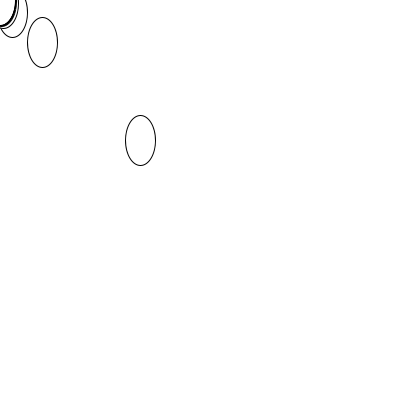
Frame 1 (no input)
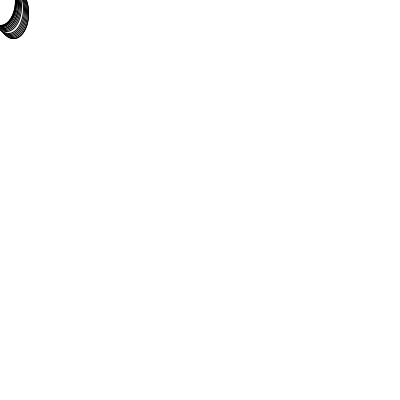
Frame 60 (the mouse pressed at the canvas centre just before this capture)
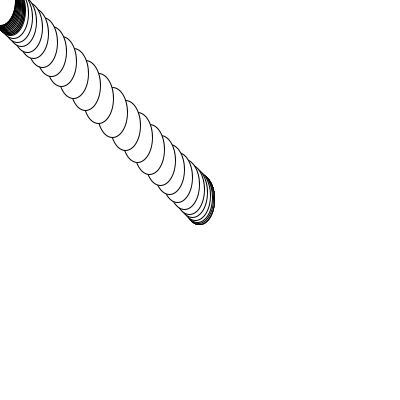
Frame 120 (the mouse held since frame 60 and released just before this capture)

The Processing sketch that drew these frames (run headless with seeded random() and noise(); from frame 60 on, the mouse is pressed at the canvas centre):

// Processing sketch: processing_178379
// ── processing_178379.pde

float easing = 0.7;
suiveur chef;

void setup(){
  size(400,400);
  chef = new suiveur();
}

void draw(){
  background(255);
   chef.dessine(mouseX, mouseY);
}

class suiveur{
  suiveur suivant; 
  float x,y;
  suiveur(){
    suivant = new suiveur(120);
    x=width/2;y=height/2;
  }
  suiveur(int n){
    if(n>0) suivant = new suiveur(n-1);
  } 
  void dessine(float _x, float _y){
    x=_x+(x-_x)*easing;
    y=_y+(y-_y)*easing;
    ellipse(x,y,30,50);
     if(suivant!=null){
       suivant.dessine(x,y);
     }
  }
}
